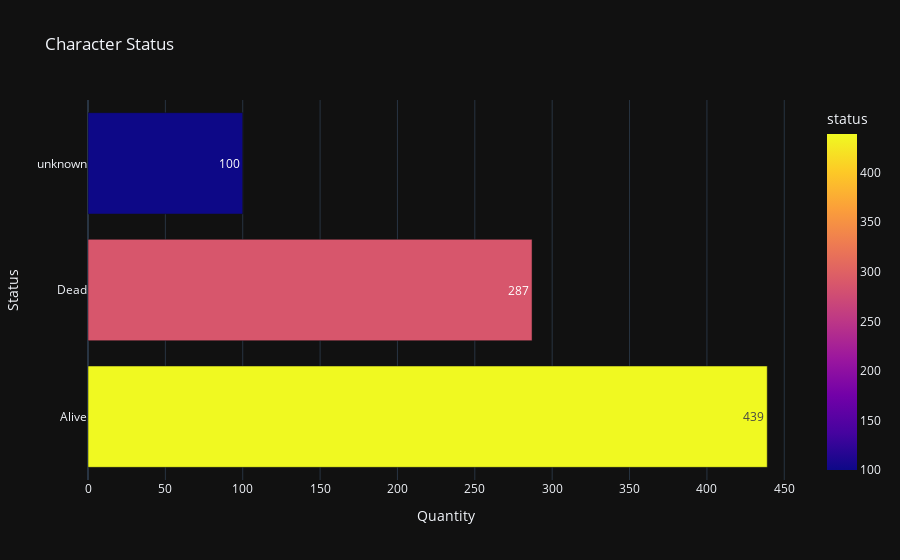

The notebook cell saved with this chart:
### Code cell
fig=px.bar(status_count, x=status_count.values, y=status_count.index, title="Character Status", template="plotly_dark", color="status", text_auto=True)
fig.update_layout(xaxis_title="Quantity", yaxis_title="Status")
fig.show()

### Figure 1 — Plotly figure (JSON) as saved in the notebook; plotly's stock layout.template omitted (floating-point values rounded to 4 significant figures)
{"data": [{"alignmentgroup": "True", "hovertemplate": "x=%{x}<br>index=%{y}<br>status=%{marker.color}<extra></extra>", "legendgroup": "", "marker": {"color": [439, 287, 100], "coloraxis": "coloraxis", "pattern": {"shape": ""}}, "name": "", "offsetgroup": "", "orientation": "h", "showlegend": false, "textposition": "auto", "texttemplate": "%{x}", "type": "bar", "x": [439, 287, 100], "xaxis": "x", "y": ["Alive", "Dead", "unknown"], "yaxis": "y"}], "layout": {"barmode": "relative", "coloraxis": {"colorbar": {"title": {"text": "status"}}, "colorscale": [[0, "#0d0887"], [0.1111, "#46039f"], [0.2222, "#7201a8"], [0.3333, "#9c179e"], [0.4444, "#bd3786"], [0.5556, "#d8576b"], [0.6667, "#ed7953"], [0.7778, "#fb9f3a"], [0.8889, "#fdca26"], [1, "#f0f921"]]}, "legend": {"tracegroupgap": 0}, "title": {"text": "Character Status"}, "xaxis": {"anchor": "y", "domain": [0, 1], "title": {"text": "Quantity"}}, "yaxis": {"anchor": "x", "domain": [0, 1], "title": {"text": "Status"}}}}
